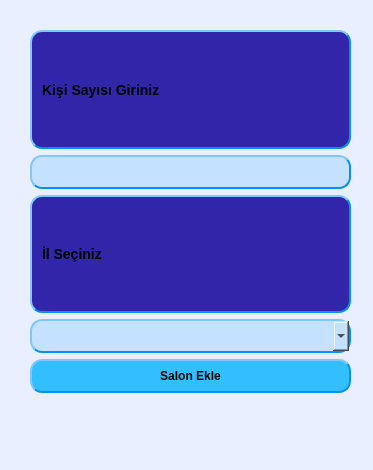
<?xml version="1.0" encoding="UTF-8"?>
<ui version="4.0">
 <class>WindowYSalonEkle</class>
 <widget class="QMainWindow" name="WindowYSalonEkle">
  <property name="geometry">
   <rect>
    <x>0</x>
    <y>0</y>
    <width>373</width>
    <height>470</height>
   </rect>
  </property>
  <property name="minimumSize">
   <size>
    <width>373</width>
    <height>470</height>
   </size>
  </property>
  <property name="maximumSize">
   <size>
    <width>373</width>
    <height>470</height>
   </size>
  </property>
  <property name="windowTitle">
   <string>MainWindow</string>
  </property>
  <property name="styleSheet">
   <string notr="true">  background-color: rgb(233, 239, 255);
</string>
  </property>
  <widget class="QWidget" name="centralwidget">
   <widget class="QWidget" name="verticalLayoutWidget_2">
    <property name="geometry">
     <rect>
      <x>30</x>
      <y>30</y>
      <width>321</width>
      <height>363</height>
     </rect>
    </property>
    <layout class="QVBoxLayout" name="verticalLayout_2">
     <item>
      <layout class="QVBoxLayout" name="verticalLayout_3">
       <item>
        <widget class="QLabel" name="labelCep">
         <property name="styleSheet">
          <string notr="true"> 	background-color: rgb(49, 38, 170);
    border-style: outset;
    border-width: 2px;
    border-radius: 12px;
    font: bold 14px;
    font-color:rgb(160, 246, 255);
    min-width: 7em;
    padding: 6px;
	border-color: rgb(0, 145, 255)</string>
         </property>
         <property name="text">
          <string>Kişi Sayısı Giriniz</string>
         </property>
        </widget>
       </item>
       <item>
        <widget class="QLineEdit" name="lineEditKisiSay">
         <property name="styleSheet">
          <string notr="true">    background-color: rgb(196, 225, 255);
    border-style: outset;
    border-width: 2px;
    border-radius: 12px;
    font: bold 14px;
    min-width: 7em;
    padding: 6px;
	border-color: rgb(0, 145, 255)</string>
         </property>
         <property name="inputMethodHints">
          <set>Qt::ImhFormattedNumbersOnly</set>
         </property>
        </widget>
       </item>
      </layout>
     </item>
     <item>
      <layout class="QVBoxLayout" name="verticalLayout_4">
       <item>
        <widget class="QLabel" name="labelTc">
         <property name="styleSheet">
          <string notr="true"> 	background-color: rgb(49, 38, 170);
    border-style: outset;
    border-width: 2px;
    border-radius: 12px;
    font: bold 14px;
    font-color:rgb(160, 246, 255);
    min-width: 7em;
    padding: 6px;
	border-color: rgb(0, 145, 255)</string>
         </property>
         <property name="text">
          <string>İl Seçiniz</string>
         </property>
        </widget>
       </item>
       <item>
        <widget class="QComboBox" name="comboBoxIl">
         <property name="styleSheet">
          <string notr="true">    background-color: rgb(196, 225, 255);
    border-style: outset;
    border-width: 2px;
    border-radius: 12px;
    font: bold 14px;
    min-width: 7em;
    padding: 6px;
	border-color: rgb(0, 145, 255)</string>
         </property>
        </widget>
       </item>
      </layout>
     </item>
     <item>
      <widget class="QPushButton" name="pushButtonEkle">
       <property name="styleSheet">
        <string notr="true">    background-color: rgb(51, 191, 255);
    border-style: outset;
    border-width: 2px;
    border-radius: 12px;
    border-color: rgb(0, 145, 255);
    font: bold 12px;
    min-width: 10em;
    padding: 8px;</string>
       </property>
       <property name="text">
        <string>Salon Ekle</string>
       </property>
      </widget>
     </item>
    </layout>
   </widget>
  </widget>
  <widget class="QStatusBar" name="statusbar"/>
 </widget>
 <resources/>
 <connections/>
</ui>
